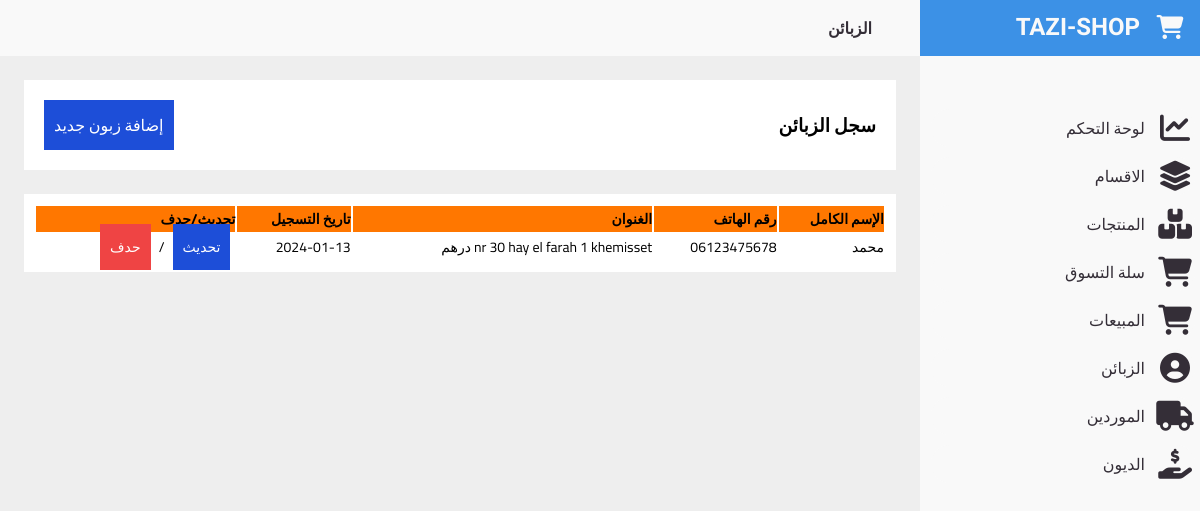
Screenshot of /clients.php?request=index with the database file from the repository.
### tables this page shows
CREATE TABLE "clients" (
	"id"	INTEGER NOT NULL PRIMARY KEY AUTOINCREMENT,
	"nom_complet"	TEXT NOT NULL,
	"tel"	TEXT,
	"adresse"	TEXT,
	"created_at"	TEXT NOT NULL,
	"updated_at"	TEXT
);

### app/helpers/DateH.php (called while the page is built, shortened)
<?php
    class DateH{
        public static function current(){
            $t=time();
            return date("Y-m-d",$t);
        }
    }

### app/controllers/ClientController.php (called while the page is built, shortened)
<?php
    class ClientController {
        private $client;
        private $id;
        private $name;
        private $tel;
        private $adress;
        public function __construct($pdo){
            $this->client               = new Client($pdo);
            $this->id                   = $this->getId();
            $this->name                 = $this->getName();
            $this->tel                  = $this->getTel();
            $this->adress               = $this->getAdr();
        }
        public function getAllClients(){
            $allClient = $this->client->all();
            return $allClient;
        }
         private function getId(){
            return $this->id;
         }
         private function getName(){
            return $this->name;
         }
         private function getTel(){
            return $this->tel;
         }
         private function getAdr(){
            return $this->adress;
         }
    }
?>

### app/models/Client.php (called while the page is built, shortened)
<?php
    class Client extends Model{
         public function __construct($pdo){
            $this->table = "clients";
        }
    }

### app/models/Model.php (called while the page is built, shortened)
<?php
    abstract class Model{
        protected $pdo;
        protected $table;
        public function __construct($pdo){
            $this->pdo = $pdo;
        }
        public function all(){
            $table = $this->table;
            $statement = $this->pdo->query(" SELECT * FROM $table ");
            $row = $statement->fetchAll(\PDO::FETCH_ASSOC);
            return $row;
        }
    }

### clients.php (the view, shortened to what this page needs)
<?php
     require 'init.php';
     $clientObj = new ClientController($pdo);
?>
<?php include "template/includes/head.php"; ?>
<?php include "template/includes/sidebar.php"; ?>
<?php
        if($_SERVER['REQUEST_METHOD'] == "GET"){
            $request = $_GET['request'];
            if($request == "index"){
              ?>
                 <section class="content-section">
                        <?php include $inc.'/navbar.php' ;?>
                        <div class="product-page">
                            <div class="product-page-title">
                                <h3>سجل الزبائن</h3>
                                <a href="clients.php?request=create" class="btn btn-blue">إضافة زبون جديد </a>
                            </div>
                        </div>
                </section>
                <section class="content-section">
                    <div class="table-data">
                        <?php
                            $clients = $clientObj->getAllClients();
                        ?>
                    <table id="example" class=" display nowrap" style="width:100%">
                            <thead>
                                <tr>
                                    <th>الإسم الكامل</th>
                                    <th>رقم الهاتف</th>
                                    <th>الغنوان</th>
                                    <th>تاريخ التسجيل</th>
                                    <th>تحديث/حدف</th>
                                </tr>
                            </thead>
                            <tbody>
                                <?php
                                    foreach($clients as $item){
                                        ?>
                                <tr>
                                    <td><?php echo $item['nom_complet']; ?></td>
                                    <td><?php echo $item['tel'] ; ?></td>
                                    <td><?php echo $item['adresse'] ; ?> درهم</td>
                                    <td><?php echo $item['created_at'] ; ?></td>
                                    <td>
                                        <a href="clients.php?request=edit&id=<?php echo $item['id']; ?>" class="btn btn-blue" style="margin:5px">تحديث</a> /
                                        <a href="clients.php?request=delete&id=<?php echo $item['id']; ?>" class="btn btn-red " style="margin:5px"> حدف</a>
                                </td>
                                </tr>
                                        <?php
                                    }
                                ?>
                            </tbody>
                        </table>
                    </div>
                </section>
              <?php
            }
        }
        ?>
        <?php include "template/includes/footer.php"; ?>

### template/design/style/main.css (style rules this page uses)
* { margin: 0; padding: 0; box-sizing: border-box; direction: rtl; }
a { text-decoration: none; }
body { background-color: #eee; }
.btn { padding: 10px; border: none; outline: none; }
.btn-blue { background-color: #1d4ed8; color: #fff; transition: 0.3s ease-in-out; }
.btn-red { background-color: #ef4444; color: #fff; transition: 0.3s ease-in-out; }
.content-section { position: relative; width: calc(100% - 280px); right: 280px; transition: 0.3s ease; font-family: "Cairo"; }
.content-section .product-page { background-color: #fff; margin: 24px; padding: 20px; font-family: "Cairo"; }
.content-section .product-page .product-page-title { display: flex; justify-content: space-between; align-items: center; }
.content-section .table-data { background-color: #fff; margin: 24px; padding: 10px; direction: rtl !important; }
.content-section .table-data thead { background-color: #ff7700; }
.content-section .table-data #example { font-size: 14px !important; text-align: right !important; }
.content-section .table-data #example th { font-size: 14px !important; text-align: right !important; }

### rows the page displays
clients: nom_complet "محمد", tel "06123475678", adresse "nr 30 hay el farah 1 khemisset", created_at "2024-01-13"

### other values shown
$page "الزبائن"
